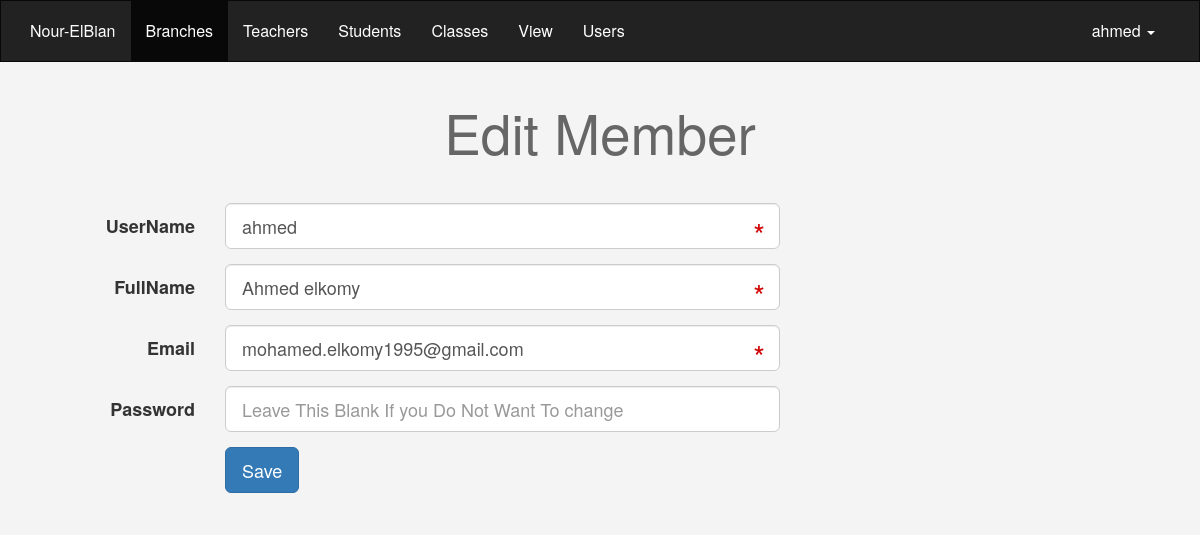
/ar/member.php?do=Edit&id=1 (signed in), run on the app's committed database.
### tables this page shows
CREATE TABLE `users` (
  `UserID` int(11) NOT NULL,
  `UserName` varchar(255) NOT NULL,
  `FullName` varchar(255) NOT NULL,
  `Password` varchar(255) NOT NULL,
  `Email` varchar(255) NOT NULL,
  `GroupID` tinyint(4) NOT NULL DEFAULT '0',
  `RegStatus` tinyint(4) NOT NULL DEFAULT '0',
  `Date` date NOT NULL
);

### ar/member.php (the view, shortened to what this page needs)
<?php
    if(isset($_SESSION['username'])){
        include 'init.php';
    $do = isset($_GET['do']) ? $_GET['do'] : 'Manage';
    if($do=='Manage'){
        $stmt = $con->prepare("SELECT * FROM users WHERE GroupID != 1 ORDER BY UserID ASC");
        $stmt->execute();
        $rows = $stmt->fetchAll();
        if(!empty($rows)){
        ?>
        <h1 class="text-center">Manage Members</h1>
        <div class="container">
            <div class="table-responsive">
                <table class="main-table table text-center table-bordered">
                    <tr>
                        <td>#ID</td>
                        <td>UserName</td>
                        <td>FullName</td>
                        <td>Email</td>
                        <td>Registered Date</td>
                        <td>Control</td>
                    </tr>
                    <?php
                        foreach($rows as $row){
                            echo '<tr>';
                                echo '<td>' . $row['UserID']   . '</td>';
                                echo '<td>' . $row['UserName'] . '</td>';
                                echo '<td>' . $row['FullName'] . '</td>';
                                echo '<td>' . $row['Email']    . '</td>';
                                echo '<td>' .$row['Date']      . '</td>';
                                echo '<td>
                                        <a href="member.php?do=Edit&id='.$row['UserID'].'" class="btn btn-success">
                                        <span class="glyphicon glyphicon-edit"></span> Edit</a>
                                        <a href="member.php?do=Delete&id='.$row["UserID"].'" class="confirm btn btn-danger">
                                        <span class="glyphicon glyphicon-remove"></span> Delete</a>
                                    </td>';
                            echo '</tr>';
                        }
                    ?>
                </table>
            </div>
        </div>
    <?php
        }else{
            echo '<div class="container">
                    <div class="alert alert-info nice-message">Sorry There Is No Recored To Show</div>
                  </div>';
        }
        echo '<div class="container"><a href="?do=Add" class="btn btn-lg btn-primary">
                    <span class="glyphicon glyphicon-plus"></span>
                    Add New Member</a>';
    }elseif($do == 'Edit'){
        $user = isset($_GET['id']) && is_numeric($_GET['id']) ? intval($_GET['id']) : 0;
        $stmt = $con->prepare("SELECT * FROM Users WHERE UserID = ? LIMIT 1");
        $stmt->execute(array($user));
        $row = $stmt->fetch();
        $count = $stmt->rowCount();
        if($count>0){
        ?>
        <h1 class="text-center">Edit Member</h1>
        <div class="container">
            <form class="form-horizontal" action="?do=Update" method="POST">
                <div class="form-group form-group-lg">
                    <label class="col-sm-2 control-label">UserName</label>
                    <div class="col-sm-10 col-md-6">
                        <input type="text" value="<?php echo $row['UserName'];?>"
                               required="required" name="username" class="form-control"
                               autocomplete="off" placeholder="User Name To Enter To Dashboard"/>
                    </div>
                </div>
                <div class="form-group form-group-lg">
                    <label class="col-sm-2 control-label">FullName</label>
                    <div class="col-sm-10 col-md-6">
                        <input type="text" value="<?php echo $row['FullName'];?>"
                               required="required" name="fullname" class="form-control"
                               autocomplete="off" placeholder="Full Name That Appear in Dashboard"/>
                    </div>
                </div>
                <div class="form-group form-group-lg">
                    <label class="col-sm-2 control-label">Email</label>
                    <div class="col-sm-10 col-md-6">
                        <input type="email" value="<?php echo $row['Email'];?>"
                               required="required" name="email" class="form-control"
                               autocomplete="off" placeholder="Eail of User"/>
                    </div>
                </div>
                <div class="form-group form-group-lg">
                    <label class="col-sm-2 control-label">Password</label>
                    <div class="col-sm-10 col-md-6">
                        <input type="password" name="newpass" class="form-control"
                               autocomplete="new-password" placeholder="Leave This Blank If you Do Not Want To change"/>
                    </div>
                </div>
                <div class="form-group">
                    <div class="col-sm-10 col-sm-offset-2">
                        <input type="submit" class="btn btn-primary btn-lg" value="Save"/>
                    </div>
                </div>
            </form>
    <?php
            }else{
               $msg = '<div class="alert alert-danger error">There Is No Such ID</div>';
               redirect($msg);
            }
            echo '</div>';
    }
    include $temp . 'footer.php';
}else{
    header('Location:index.php');
    exit();
}

### ar/layout/css/style.css (style rules this page uses)
body { background-color:#f4f4f4; font-size:16px; }
.form-control { position: relative; }
h1 { font-size:55px; margin:40px 0; color:#666; }

### data on the page
users: username "ahmed", fullname "Ahmed elkomy", email "mohamed.elkomy1995@gmail.com"

### other printed values
$_SESSION['username'] "ahmed"
